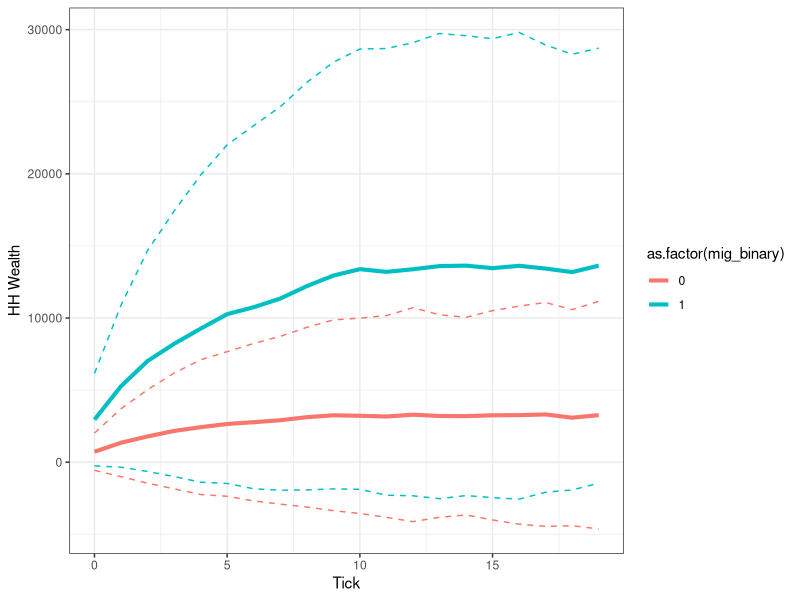

Reproduce this figure in R. (Note: this script raises an error after producing the figure.)
library(tidyverse)


hh_track = read_csv("track_hh.csv") %>%
  select(-1)

mc_runs = as.data.frame(rep(1:50, each = 2000, times = 1))
names(mc_runs) = "mc_run"

hh_track = hh_track %>% cbind(mc_runs) 
 
hh_mig <- hh_track %>% 
  filter(tick == 19) %>%
 mutate(mig_binary = ifelse(migrations > 0, 1, 0)) %>%
  select(hh_id, mig_binary, mc_run)

hh_track <- hh_track %>%
  inner_join(hh_mig, by = c("hh_id", "mc_run"))

hh_means <- hh_track %>% group_by(mig_binary, tick) %>%
  summarise(mean_mig = mean(migrations), sd_mig = sd(migrations),
            mean_wealth = mean(wealth), sd_wealth = sd(wealth))

hh_means %>% 
  ggplot()+
  geom_line(aes(x = tick, y = mean_wealth, group = mig_binary,    
                color = as.factor(mig_binary)), size = 1.4)+
  geom_line(aes(x = tick, y = mean_wealth + sd_wealth, group = mig_binary,    
                color = as.factor(mig_binary)), linetype = "dashed")+
  geom_line(aes(x = tick, y = mean_wealth - sd_wealth, group = mig_binary,    
                color = as.factor(mig_binary)), linetype = "dashed")+
  theme_bw()+
  labs(x = "Tick", y = "HH Wealth")
  

hh_track_1 %>% 
  filter(hh_id == 2| hh_id == 10 | hh_id == 20)%>%
  ggplot()+
  geom_line(aes(x = tick, y = migrations, group= hh_id, color = as.factor(num_shocked)), alpha = 0.7)+
  theme_bw()+
  labs(x = "Tick", y = "Migrations")
